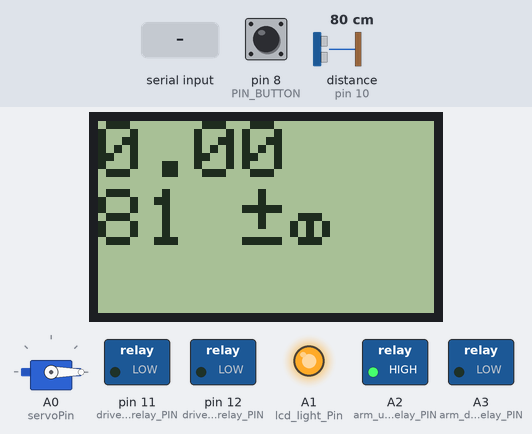
A sketch run on a simulated Arduino Uno, built with avr-gcc and run on an emulated ATmega328P. Parts: 84×48 one-colour display, servo, switched loads named in the sketch (green lamp = pin HIGH), output pins drawn as LEDs (lit = HIGH). The test bench sets the inputs (shaded band); at power-on: distance to the obstacle (sensor on pin 10) 80 cm, pin 8 (PIN_BUTTON) HIGH. The echo pulse lasts 58.3 µs per cm; the display library's start-up logo is not drawn.

Above: at 3.2 s.
3.3 s: distance to the obstacle (sensor on pin 10) set to 47 cm
At 4.8 s:
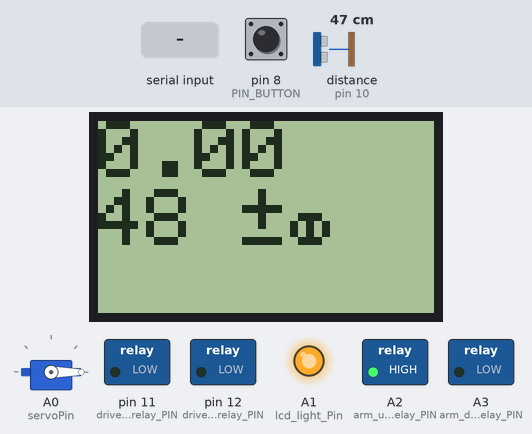
5.1 s: distance to the obstacle (sensor on pin 10) set to 38 cm
At 6.8 s:
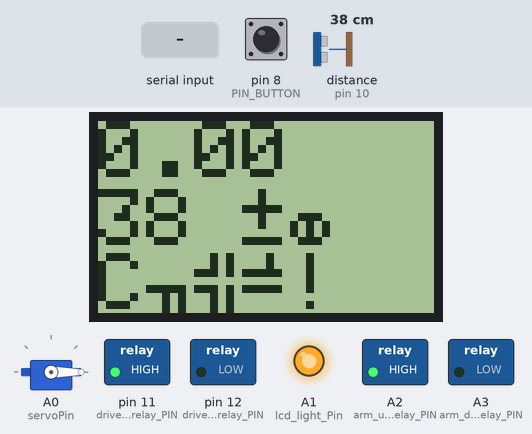
7.1 s: "180\n" received over the second serial link
At 8.4 s:
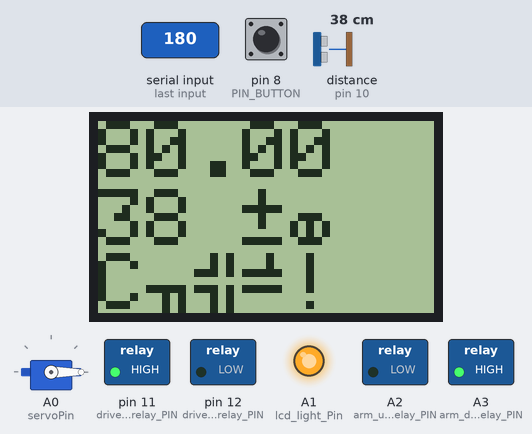
8.7 s: pin 8 (PIN_BUTTON) pulled LOW for 0.15 s
At 9.21 s:
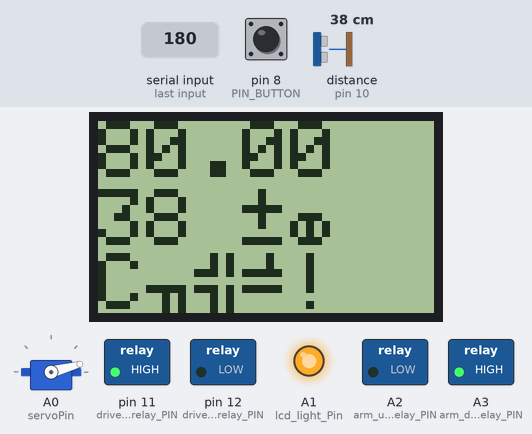
9.4 s: distance to the obstacle (sensor on pin 10) set to 60 cm
At 9.68 s:
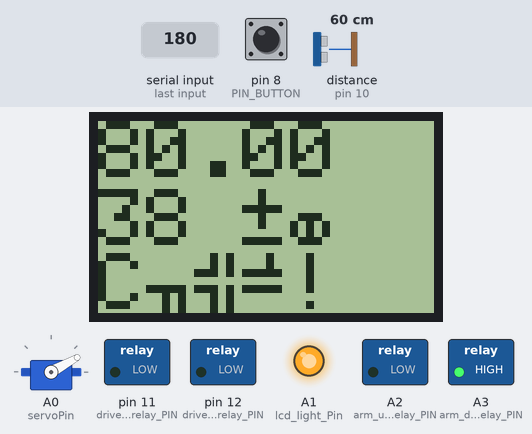
11.5 s: "90,45\n" received over the second serial link
At 15.2 s:
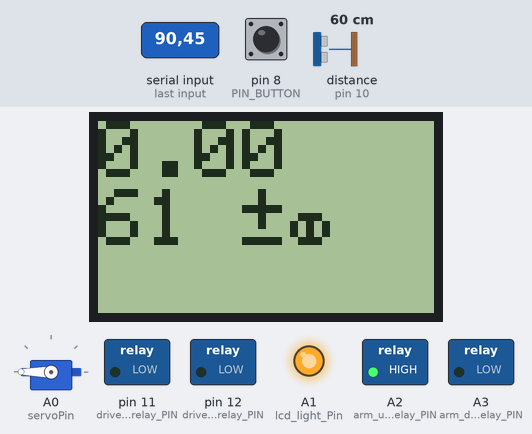
Timing chart, 0 to 16.0 s (numbered marks = the images above; inputs shaded):
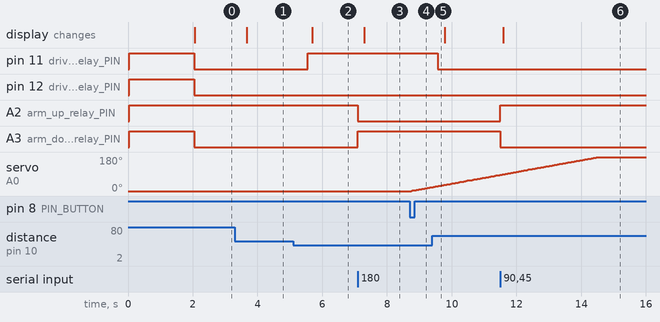

The sketch:

bucket_open_control.ino
```cpp
#include <SPI.h>
#include <Adafruit_GFX.h>
#include <Adafruit_PCD8544.h>
#include <VarSpeedServo.h>
#include <Bounce2.h>
#include <NewPing.h>
#include <SoftwareSerial.h>

#define PIN_BUTTON 8 // Кнопка открытия днища ковша
#define servoPin A0 // Мотор открытия днища ковша
#define TRIGGER_PIN 9  // Arduino pin tied to trigger pin on the ultrasonic sensor.
#define ECHO_PIN 10  // Arduino pin tied to echo pin on the ultrasonic sensor.
#define MAX_DISTANCE 150 // Maximum distance we want to ping for (in centimeters). Maximum sensor distance is rated at 400-500cm (Max 255cm now).
#define drive_backward_relay_PIN 11 // Реле движения назад
#define drive_forward_relay_PIN 12 // Реле движения вперед
#define arm_up_relay_PIN A2 // Реле подъема ковша
#define arm_down_relay_PIN A3 // Реле опусканияа ковша
#define distacne_check_INTERVAL 500 // Частота проверки расстояния в мс
#define lcd_display_INTERVAL 200 // Частота обновления экрана дисплея в мс

// Подключение дисплея
// Software SPI (slower updates, more flexible pin options):
// pin 3 - Serial clock out (SCLK)
// pin 4 - Serial data out (DIN)
// pin 5 - Data/Command select (D/C)
// pin 6 - LCD chip select (CS)
// pin 7 - LCD reset (RST)
Adafruit_PCD8544 display = Adafruit_PCD8544( 3, 4, 5, 6, 7);
#define lcd_light_Pin A1

VarSpeedServo myservo;    // create servo object to control a servo
Bounce debouncer = Bounce(); // Создаем объект антидребезга
NewPing sonar(TRIGGER_PIN, ECHO_PIN, MAX_DISTANCE); // Создаем объект датчика расстояния
SoftwareSerial mySerial1(2, 16); // RX, TX UART


boolean butt_flag = false;
boolean servo_flag = false;
unsigned long sonar_timing = 0;
unsigned long lcd_timing = 0;
uint8_t distance; // Max 255cm.
char str[15]; //прием по UART
float pitch = 0.0;
float yaw = 0.0;


void setup () {
   // Инициализация дисплея
   pinMode(lcd_light_Pin, OUTPUT);
   analogWrite(lcd_light_Pin, 250);
   display.begin();
   display.cp437(true);
   display.setContrast(60);
   display.display(); // show splashscreen
   display.clearDisplay();
   display.setTextColor(BLACK);
   display.setTextSize(2);

   // Настройка входов-выходов ардуины
   pinMode(PIN_BUTTON, INPUT_PULLUP);
   pinMode(drive_backward_relay_PIN, OUTPUT);
   pinMode(drive_forward_relay_PIN, OUTPUT);
   pinMode(arm_up_relay_PIN, OUTPUT);
   pinMode(arm_down_relay_PIN, OUTPUT);
   digitalWrite(drive_backward_relay_PIN, HIGH);
   digitalWrite(drive_forward_relay_PIN, HIGH);
   digitalWrite(arm_up_relay_PIN, HIGH);
   digitalWrite(arm_down_relay_PIN, HIGH);
   myservo.attach(servoPin);  // Привязываем объект мотора открытия днища ковша к порту
   myservo.write(0, 0, true); // Задаем исходное положение для мотора открытия днища ковша
   delay(500);
   myservo.detach();
   Serial.begin(9600);
   mySerial1.begin(38400); //прием по UART
   debouncer.attach(PIN_BUTTON); // Привязываем объект антидребезга к порту кнопки открытия днища ковша
   debouncer.interval(25);


   delay(1500);
}

void loop() {
      /*Serial.print("Ping: ");
      Serial.print(distance); // Send ping, get distance in cm and print result (0 = outside set distance range)
      Serial.print("cm ");
      Serial.print("Angle: ");
      Serial.print(pitch, 4); // Send ping, get distance in cm and print result (0 = outside set distance range)
      Serial.println("deg");  */


   // Прием по UART
   uint8_t i = 0;
   if (mySerial1.available()) {
    while(mySerial1.available() && i < 15) {
      str[i++] = mySerial1.read();
    }
    str[i++]='\0';
   }
   if(i>0) {
    char str_pitch[7];
    char str_yaw[7];
    for (uint8_t j = 0; j < 8; j++){
      str_pitch[j] = str[j+1];
    }

    pitch = atof(str_pitch); //преобразует  массив символов в вещественные числа
    //for (uint8_t j = 8; j < 16; j++){
    //  str_yaw[j-8] = str[j];
    //}
    //yaw = atof(str_yaw);
   }
   // Измерение расстояния
   if (millis() - sonar_timing > distacne_check_INTERVAL)
   {
      sonar_timing = millis();
      distance = sonar.ping_cm();

   }
   // Контроль подъема ковша
   if (pitch > 2.00)
    {digitalWrite(arm_up_relay_PIN, LOW);}
    else {digitalWrite(arm_up_relay_PIN, HIGH);} // Отключение подъема ковша в случае превышения максимального угла
   if (pitch < 66.00)
    {digitalWrite(arm_down_relay_PIN, LOW);}
    else {digitalWrite(arm_down_relay_PIN, HIGH);} // Отключение опускания ковша в случае превышения минимального угла

   // Контроль хода модели
   if (distance > 44)
    {digitalWrite(drive_backward_relay_PIN, LOW);}
    else {digitalWrite(drive_backward_relay_PIN, HIGH);} // Отключение хода назад в случае выхода расстояния за рамки рабочего диапазона
   if (distance < 84)
    {digitalWrite(drive_forward_relay_PIN, LOW);}
    else {digitalWrite(drive_forward_relay_PIN, HIGH);} // Отключение хода вперед в случае выхода расстояния за рамки рабочего диапазона

   // Работа мотора открытия днища ковша в случае нажатия на кнопку
   debouncer.update();
   if (debouncer.fell() == true && butt_flag == false) // Проверка нажатия кнопки
   {
      butt_flag = true;
      myservo.attach(servoPin);
      myservo.write(180, 20, false); // Опускаем качельку вниз со скоростью 20
   }
   if (myservo.read() == 180 && butt_flag == true)
   {
      servo_flag = true;
      myservo.write(0, 20, false); // Поднимаем качельку в исходное положение со скоростью 20
   }
   if (myservo.read() == 0 && servo_flag == true)
   {
      myservo.detach();
      servo_flag = false;
      butt_flag = false;
   }

   // Вывод информации на дисплей
   if (millis() - lcd_timing > lcd_display_INTERVAL)
   {
      lcd_timing = millis();
      display.clearDisplay();
      display.setCursor(0,0);
      //display.println(utf8rus("Дист:"));
      display.print(pitch);

      display.setCursor(0,17);
      display.print(distance);
      display.println(utf8rus(" см"));
      if (digitalRead(drive_backward_relay_PIN) == HIGH || digitalRead(drive_forward_relay_PIN) == HIGH)
      {
        display.setCursor(0,33);
        display.println(utf8rus("CТОП!"));
      }
      display.display();
   }
}


/* Recode russian fonts from UTF-8 to Windows-1251 */
String utf8rus(String source)
{
  int i,k;
  String target;
  unsigned char n;
  char m[2] = { '0', '\0' };

  k = source.length(); i = 0;

  while (i < k) {
    n = source[i]; i++;

    if (n >= 0xC0) {
      switch (n) {
        case 0xD0: {
          n = source[i]; i++;
          if (n == 0x81) { n = 0xA8; break; }
          if (n >= 0x90 && n <= 0xBF) n = n + 0x30;
          break;
        }
        case 0xD1: {
          n = source[i]; i++;
          if (n == 0x91) { n = 0xB8; break; }
          if (n >= 0x80 && n <= 0x8F) n = n + 0x70;
          break;
        }
      }
    }
    m[0] = n; target = target + String(m);
  }
return target;
}
```

Source omitted: glcdfont.c (data table, 8208 bytes)

Measured:
- the behaviour switches between 44 and 43 cm on distance to the obstacle (sensor on pin 10) (found by bisection; images 1 and 2)
- after the input at 3.3 s, the display: changes after 0.37 s (image 1)
- after the input at 5.1 s, pin 11 (drive_backward_relay_PIN): LOW → HIGH after 0.45 s; the display: changes after 0.59 s (image 2)
- after the input at 7.1 s, A2 (arm_up_relay_PIN): HIGH → LOW at once; A3 (arm_down_relay_PIN): LOW → HIGH at once; the display: changes after 0.19 s (image 3)
- after the input at 8.7 s, servo on A0 (servoPin): moves from 0° to 20° over 0.62 s, starting after 0.05 s
- after the input at 9.4 s, pin 11 (drive_backward_relay_PIN): HIGH → LOW after 0.16 s
- after the input at 11.5 s, A2 (arm_up_relay_PIN): LOW → HIGH at once; A3 (arm_down_relay_PIN): HIGH → LOW at once; the display: changes after 0.09 s (image 6)
